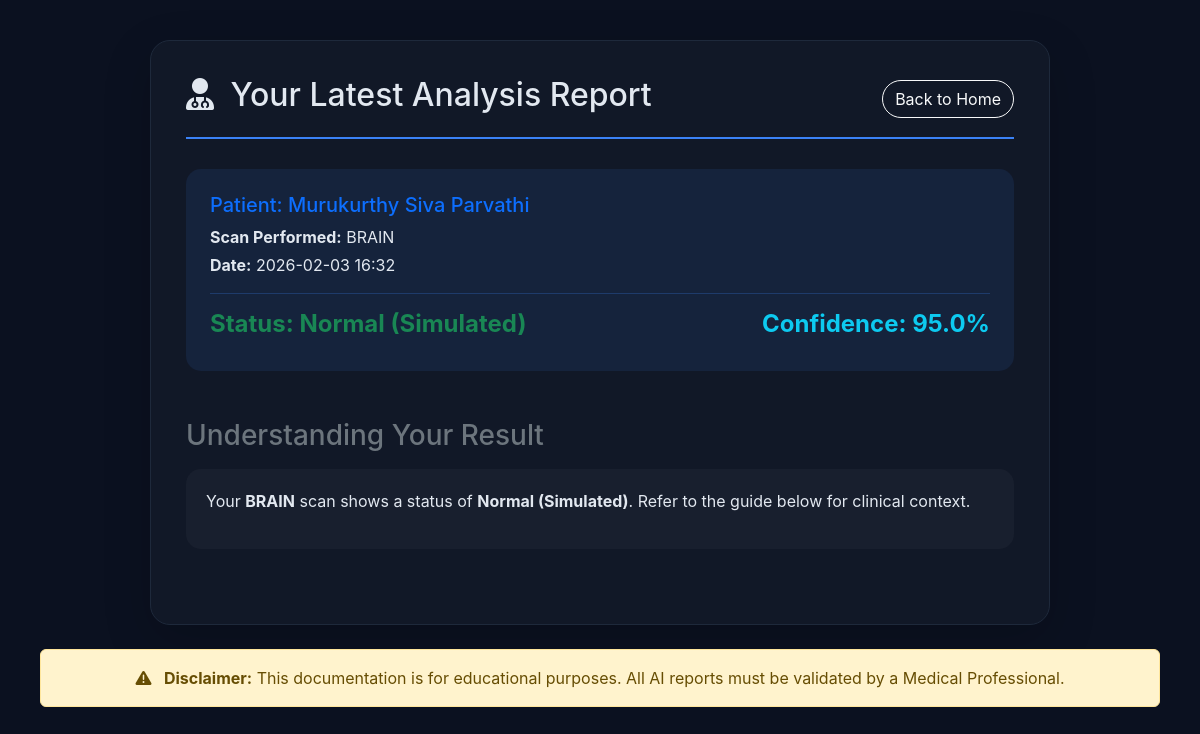
Screenshot of /documentation (signed in) with the database file from the repository.
### tables this page shows
CREATE TABLE history (
                        id INTEGER PRIMARY KEY AUTOINCREMENT, 
                        user_id INTEGER, 
                        category TEXT, 
                        status TEXT, 
                        confidence TEXT, 
                        date TEXT);

### app.py (the view)
@app.route('/documentation')
def documentation():
    if 'user_id' not in session: return redirect(url_for('login'))
    conn = sqlite3.connect('users.db')
    last_record = conn.execute("SELECT category, status, confidence, date FROM history WHERE user_id=? ORDER BY id DESC LIMIT 1", (session['user_id'],)).fetchone()
    conn.close()
    return render_template('documentation.html', record=last_record, user_name=session['user_name'])

### templates/documentation.html (shortened to what this page needs)
<!DOCTYPE html>
<html lang="en">
<head>
    <link href="https://cdn.jsdelivr.net/npm/bootstrap@5.3.0/dist/css/bootstrap.min.css" rel="stylesheet">
    <link rel="stylesheet" href="https://cdnjs.cloudflare.com/ajax/libs/font-awesome/6.0.0/css/all.min.css">
</head>
<body>
    <div class="container doc-card shadow-lg">
    <div class="d-flex justify-content-between align-items-center med-header">
        <h2><i class="fas fa-user-md me-2"></i> Your Latest Analysis Report</h2>
        <a href="/" class="btn btn-outline-light rounded-pill">Back to Home</a>
    </div>
    {% if record %}
    <div class="user-result-box p-4 mb-4" style="background: rgba(59, 130, 246, 0.1); border-radius: 15px;">
        <h5 class="text-primary">Patient: {{ user_name }}</h5>
        <p class="mb-1"><strong>Scan Performed:</strong> {{ record[0] }}</p>
        <p class="mb-1"><strong>Date:</strong> {{ record[3] }}</p>
        <hr style="border-color: #3b82f6;">
        <div class="row mt-3">
            <div class="col-md-6">
                <h4 class="fw-bold {{ 'text-danger' if 'Detected' in record[1] else 'text-success' }}">
                    Status: {{ record[1] }}
                </h4>
            </div>
            <div class="col-md-6 text-end">
                <h4 class="text-info">Confidence: {{ record[2] }}</h4>
            </div>
        </div>
    </div>
    <h3 class="mt-5 mb-3 text-secondary">Understanding Your Result</h3>
    <div class="module-section">
        <p>Your <strong>{{ record[0] }}</strong> scan shows a status of <strong>{{ record[1] }}</strong>.
        Refer to the guide below for clinical context.</p>
    </div>
    {% endif %}
</div>
        <div class="alert alert-warning mt-4 text-center">
            <i class="fas fa-exclamation-triangle me-2"></i>
            <strong>Disclaimer:</strong> This documentation is for educational purposes.
            All AI reports must be validated by a Medical Professional.
        </div>
</body>
</html>

### templates/documentation.html (style rules this page uses)
body { background-color: #0b1120; color: #e2e8f0; font-family: 'Inter', sans-serif; padding: 40px; }
.doc-card { background: #111827; border-radius: 20px; padding: 35px; border: 1px solid #1e293b; max-width: 900px; margin: auto; }
.med-header { border-bottom: 2px solid #3b82f6; padding-bottom: 15px; margin-bottom: 30px; }
.module-section { margin-bottom: 40px; background: rgba(255,255,255,0.03); padding: 20px; border-radius: 15px; }
h4 { color: #60a5fa; font-weight: bold; }

### rows the page displays
history: category "BRAIN", date "2026-02-03 16:32", status "Normal (Simulated)", confidence "95.0%"

### other values shown
{{ user_name }} "Murukurthy Siva Parvathi"
